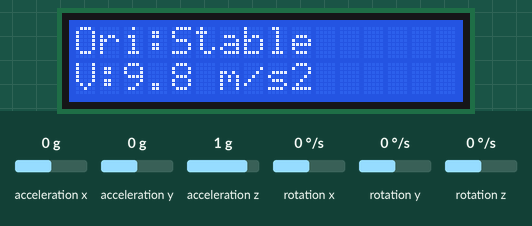
Simulated run of this sketch. Board: Arduino Uno, built with avr-gcc and run on an emulated ATmega328P. Parts: 16×2 character LCD. Inputs (shaded band) come from the test bench; at power-on: acceleration x 0 g, acceleration y 0 g, acceleration z 1 g, rotation x 0 °/s, rotation y 0 °/s, rotation z 0 °/s. What the sketch prints to the serial monitor is not drawn.

Above: at 6.7 s.
6.8 s: acceleration x set to -1.4 g
At 8.2 s:
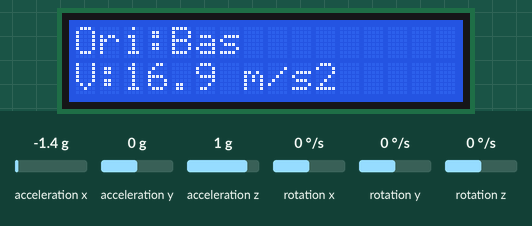
8.5 s: acceleration y set to -1.4 g
At 9.7 s:
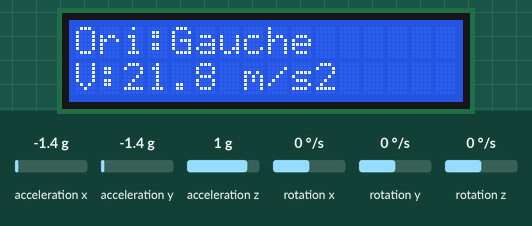
10.1 s: acceleration y set to 0.8 g
At 10.8 s:
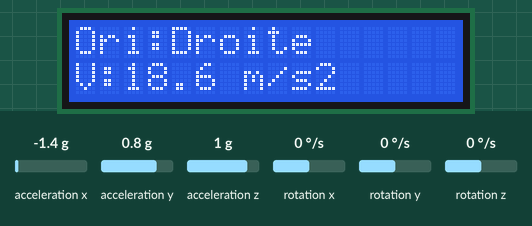
11.6 s: acceleration z set to -1.4 g
At 12.0 s:
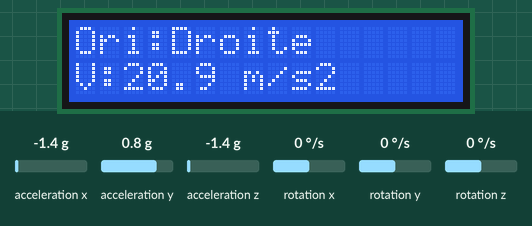
13.1 s: acceleration x set to -0.8 g
At 13.6 s:
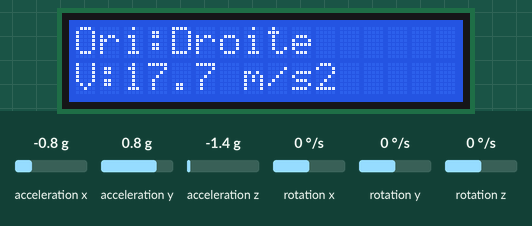
14.7 s: acceleration y set to -0.8 g
At 16.0 s:
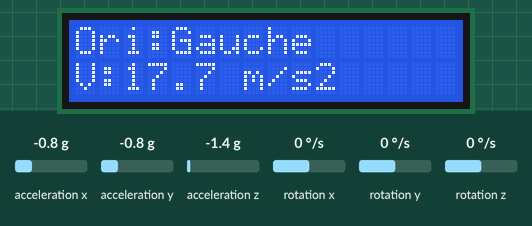
Timing chart, 0 to 17.2 s (numbered marks = the images above; inputs shaded):
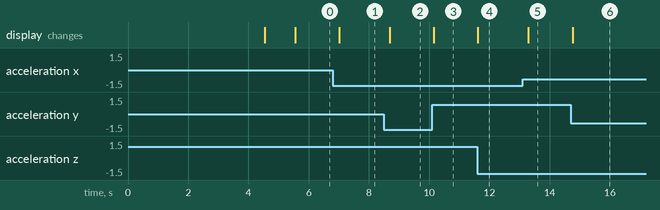

Measured:
- after the input at 6.8 s, the display: changes after 0.21 s (image 1)
- after the input at 8.5 s, the display: changes after 0.19 s (image 2)
- after the input at 10.1 s, the display: changes after 0.05 s (image 3)
- after the input at 11.6 s, the display: changes at once (image 4)
- after the input at 13.1 s, the display: changes after 0.20 s (image 5)
- after the input at 14.7 s, the display: changes after 0.06 s (image 6)

The sketch:

GYRO_ACC_TEST1_TKC_2025.ino
```cpp
/***************************************
 *  Test 1 : Gyroscope + Accéléromètre
 *  (MPU-6050) + Afficheur LCD 16×2
 *
 *  Objectif :
 *   - Lire les données brutes du MPU-6050
 *     (accélération X/Y/Z et gyro X/Y/Z).
 *   - Calculer l’orientation (G/D/Haut/Bas/Stable).
 *   - Estimer l’accélération (en m/s²).
 *   - Afficher le tout en temps réel sur le LCD.
 *
 *  Matériel :
 *   - Arduino Uno
 *   - Module MPU-6050 (I2C)
 *   - Écran LCD 16×2 (HD44780) en mode 4 bits
 *   - Potentiomètre 10 kΩ pour le contraste du LCD
 *   - Régulateur 7805 + 4×AA pour produire du 5 V
 *   - Résistances de pull-up 4,7 kΩ pour SDA/SCL si nécessaire
 *
 *  Auteur : Electronique, IFRI, TRC2K25
 *  Date : juin 2025
 **************************************/

#include <Wire.h>           // Bibliothèque pour I2C (communication MCU ↔ MPU-6050)
#include <I2Cdev.h>         // Bibliothèque générique I2Cdevlib
#include <MPU6050.h>        // Bibliothèque spécifique MPU-6050 (I2Cdevlib)
#include <LiquidCrystal.h>  // Bibliothèque pour écran LCD HD44780


// ------------ Déclaration des objets ---------------
// Création de l’objet "mpu" qui représentera le capteur
MPU6050 mpu;

// Création de l'objet "lcd" pour piloter l'écran LCD 16x2
//              (RS, E, D4, D5, D6, D7)
// Borniers de l'Arduino :
//    RS → D12
//    E  → D11
//    D4 → D5
//    D5 → D4
//    D6 → D3
//    D7 → D2

LiquidCrystal lcd(12, 11, 5, 4, 3, 2);


// ------------ Variables globales pour la calibration --------------
// Offsets calculés au démarrage (biais à 0 ) pour le gyroscope
float gyroOffsetX = 0;
float gyroOffsetY = 0;
float gyroOffsetZ = 0;

// Offsets pour l’accéléromètre (optionnel, on se base surtout sur la norme vect.)
// On peut aussi ajuster l’échelle si on veut un 1g très exact
float accelOffsetX = 0;
float accelOffsetY = 0;
float accelOffsetZ = 0;

// Sensibilités selon la plage choisie
const float ACCEL_SENSITIVITY = 16384.0; // ±2 g → 16384 LSB/g
const float GYRO_SENSITIVITY = 131.0;    // ±250 °/s → 131 LSB/(°/s)


//--------------- Fonction de calibration du Gyroscope ---------------
// Mesure le biais du gyro pendant "samples" échantillons
void calibrateGyro(int samples = 500) {
  long sumX = 0, sumY = 0, sumZ = 0;
  int16_t gx, gy, gz, ax, ay, az;

   for (int i; i < samples; i++){
      // Lire les 6 valeurs brutes (ici, seul le gyro nous intéresse)
      mpu.getMotion6(&ax, &ay, &az, &gx, &gy, &gz);
      sumX += gx;
      sumY += gy;
      sumZ += gz;
      delay(5); // petite pause pour ne pas saturer l'I2C (≈100 Hz)
   }
   // On fait la moyenne : on suppose que le capteur est parfaitement immobile
   gyroOffsetX = float(sumX)/samples;
   gyroOffsetY = float(sumY)/samples;
   gyroOffsetZ = float(sumZ)/samples;

}

// ---------- Initialisation (setup) ----------
void setup() {
  // 1. Initialisation du port série pour debug (9600 bauds)
  Serial.begin(9600);
  while (!Serial) {/* attendre l'ouverture du port série si besoin */}

  // 2. Initialisation I2C (Wire) et du capteur
  Wire.begin();     // Configure l'Arduino en tant que maître I2C
  mpu.initialize(); //Initialise le MPU-6050 (commence la communication)

  // 3. Vérifier la connexion avec le MPU-6050
  if (!mpu.testConnection()) {
    // Si la communication avec le MPU-6050 est impossible, on bloque
    Serial.println("Erreur : impossible de connecter au MPU-6050");
    lcd.begin(16, 2);
    lcd.print("MPU6050 ERROR");
    while(true) {
      // Boucle infinie : on arrête tout
    }
  }
  Serial.println(F("MPU-6050 détecté avec suucès"));

  // 4. Configuration des plages de mesure pour plus de précision
  mpu.setFullScaleAccelRange(MPU6050_ACCEL_FS_2);  // ±2 g → résolution 16384 LSB/g
  mpu.setFullScaleGyroRange(MPU6050_GYRO_FS_250); // ±250 °/s → résolution 131 LSB/(°/s)

  // 5. Configuration du filtre passe-bas (DLPF) pour réduire le bruit
  // Options possibles (voir datasheet) :
  //    0 → 260 Hz (gyro), 256 Hz (accel)
  //    1 → 188 Hz, 188 Hz
  //    2 → 98 Hz, 98 Hz
  //    3 → 42 Hz, 42 Hz
  //    4 → 20 Hz, 20 Hz
  // Ici on choisit 42 Hz pour un bon compromis bruit/réactivité
  mpu.setDLPFMode(MPU6050_DLPF_BW_42);

  // 6. Calibrer le gyroscope (mesure et soustraction du bias)
  Serial.println(F("Debut calibration gyroscope..."));
  calibrateGyro(500); // 500 échantillons à ≈100 Hz = 5 s
  Serial.print(F("Gyro offsets: X= "));
  Serial.print(gyroOffsetX);
  Serial.print(F("  Y="));
  Serial.print(gyroOffsetY);
  Serial.print(F("  Z="));
  Serial.println(gyroOffsetZ);

  // 7. Initialisation de l'écran LCD
  lcd.begin(16, 2);
  lcd.print("Initialisation");
  delay(1000);
  lcd.clear();
}

// ---------- Boucle Principale (loop) ----------

void loop() {
  // 1. Lecture des données brutes (int16_t) depuis le MPU-6050
  int16_t rawAx, rawAy, rawAz;
  int16_t rawGx, rawGy, rawGz;
  mpu.getMotion6(&rawAx, &rawAy, &rawAz, &rawGx, &rawGy, &rawGz);

  // 2. Correction des valeurs du gyroscoe en soustrayant le biais (offset)
  float gyroX = (rawGx - gyroOffsetX) / GYRO_SENSITIVITY; // en °/s
  float gyroY = (rawGy - gyroOffsetY) / GYRO_SENSITIVITY;
  float gyroZ = (rawGz - gyroOffsetZ) / GYRO_SENSITIVITY;

  // 3. Conversion des valeurs de l'accéléromètre en 'g' puis en m/s²
  float accelX_g = (rawAx + accelOffsetX) / ACCEL_SENSITIVITY;
  float accelY_g = (rawAy + accelOffsetY) / ACCEL_SENSITIVITY;
  float accelZ_g = (rawAz + accelOffsetZ) / ACCEL_SENSITIVITY;
  // Acceleration en m/s²
  const float G_const = 9.81;
  float accelX = accelX_g * G_const; // en m/s²
  float accelY = accelY_g * G_const;
  float accelZ = accelZ_g * G_const;

  // 4. Calcul de l'angle d'inclinaison approximatif(roll, pitch)
  //    roll = rotation autour de l'axe X (penché vers la gauche/droite)
  //    pitch = rotation autour de l'axe Y (penché vers le haut/bas)
  float roll = atan2(accelY_g, sqrt(accelX_g * accelX_g + accelZ_g * accelZ_g)) * 57.2958;
  float pitch = atan2(accelX_g, sqrt(accelY_g * accelY_g + accelZ_g * accelZ_g)) * 57.2958;

  // 5. Déterminer l'orientation textuelle (Gauche, Droite, Haut, Bas, Stable)
  String orientation;
  if (roll > 20.0) orientation = "Droite"; // si roll > +20° → penché à droite
  else if (roll < -20.0) orientation = "Gauche"; // si roll < -20° → penché à gauche
  else if (pitch > 20.0) orientation = "Haut"; // si pitch > +20° → penché vers toi
  else if (pitch < -20.0) orientation = "Bas";     // si pitch < -20° → penché vers l'avant
  else orientation = "Stable";   // sinon, proche de 0 → stable

  // 6. Calculer la "vitesse" (norme de l'accélération vectorielle)
  //    √(ax² + ay² + az²)  en m/s² (approximation de l’intensité de mouvement)
  float accelNorm = sqrt(accelX * accelX + accelY * accelY + accelZ * accelZ);

  // 7. Afficher sur le LCD
  // Ligne 1 : "Ori: [Orientation]"
  // Ligne 2 : "V: [accelNorm] m/s²"
  lcd.setCursor(0, 0);
  lcd.print("Ori:");
  lcd.print(orientation);
  lcd.print("   "); // on ajoute des espaces pour effacer les residus precedents

  lcd.setCursor(0, 1);
  lcd.print("V:");
  lcd.print(accelNorm, 1); // une décimale (par ex. 2.3)
  lcd.print(" m/s2");

  // 8. Pour debug, affichage dans le moniteur série
  Serial.print("Roll:");
  Serial.print(roll, 1);
  Serial.print(roll, 1);
  Serial.print("  Pitch:");
  Serial.print(pitch, 1);
  Serial.print("  Ori:");
  Serial.print(orientation);
  Serial.print("  V=");
  Serial.print(accelNorm, 2);
  Serial.println(" m/s2");

  // 9. Pause courte avant la prochaine lecture (≈200 ms → 5 Hz)
  delay(200);


}
```
